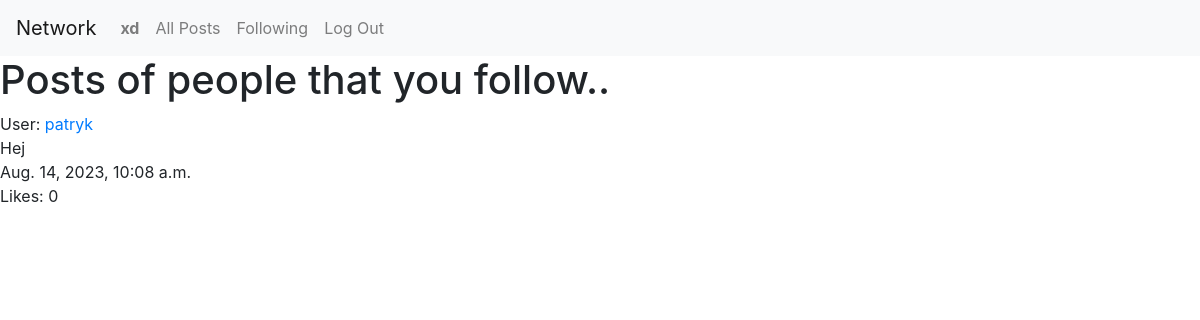
Page /following (signed in) on the committed database.
### network/models.py (models this page shows)
class User(AbstractUser):
    followers = models.ManyToManyField('self', symmetrical=False, related_name='following', default=0)

class Post(models.Model):
    user = models.ForeignKey(User,on_delete=models.CASCADE)
    post = models.TextField(max_length=256)
    timestamp = models.DateTimeField(auto_now_add=True)
    likes = models.IntegerField(default=0)

### network/views.py (the view)
# urls.py: path("following", views.following_view, name="following"),
def following_view(request):
    if request.user.is_authenticated:
        current_user = User.objects.get(id=request.user.id)
        user_following = current_user.following.all()
        posts = Post.objects.filter(user__in=user_following).order_by('-timestamp')
        return render(request, 'network/following.html', {
            'posts': posts,
        })

### network/templates/network/following.html
{% extends "network/layout.html" %}
{% block body %}
    <h1>Posts of people that you follow..</h1>
    {% if posts %}
        {% for post in posts|dictsortreversed:'id' %}
            User: <a href="{% url 'profile_view' post.user.id %}">{{post.user}}</a>
            <br>
            {{post.post}}
            <br>
            {{post.timestamp}}
            <br>
            Likes: {{post.likes}}
            <br>
            <br>
        {% endfor %}
    {% endif %}
{% endblock %}

### network/templates/network/layout.html (shortened to what this page needs)
{% load static %}
<!DOCTYPE html>
<html lang="en">
    <head>
        <link rel="stylesheet" href="https://stackpath.bootstrapcdn.com/bootstrap/4.4.1/css/bootstrap.min.css">
        <link href="{% static 'network/styles.css' %}" rel="stylesheet">
    </head>
    <body>
        <nav class="navbar navbar-expand-lg navbar-light bg-light">
            <a class="navbar-brand" href="{% url 'index' %}">Network</a>
            <div>
              <ul class="navbar-nav mr-auto">
                {% if user.is_authenticated %}
                    <li class="nav-item">
                        <a class="nav-link" href="{% url 'profile_view' user.id %}"><strong>{{ user.username }}</strong></a>
                    </li>
                {% endif %}
                <li class="nav-item">
                  <a class="nav-link" href="{% url 'index' %}">All Posts</a>
                </li>
                {% if user.is_authenticated %}
                    <li class="nav-item">
                        <a class="nav-link" href="{% url 'following' %}">Following</a>
                    </li>
                    <li class="nav-item">
                        <a class="nav-link" href="{% url 'logout' %}">Log Out</a>
                    </li>
                {% endif %}
              </ul>
            </div>
          </nav>
        <div class="body">
            {% block body %}
            {% endblock %}
        </div>
    </body>
</html>

### rows in the picture
User: username "xd"
Post: user "patryk", post "Hej", timestamp "Aug. 14, 2023, 10:08 a.m.", likes "0"
